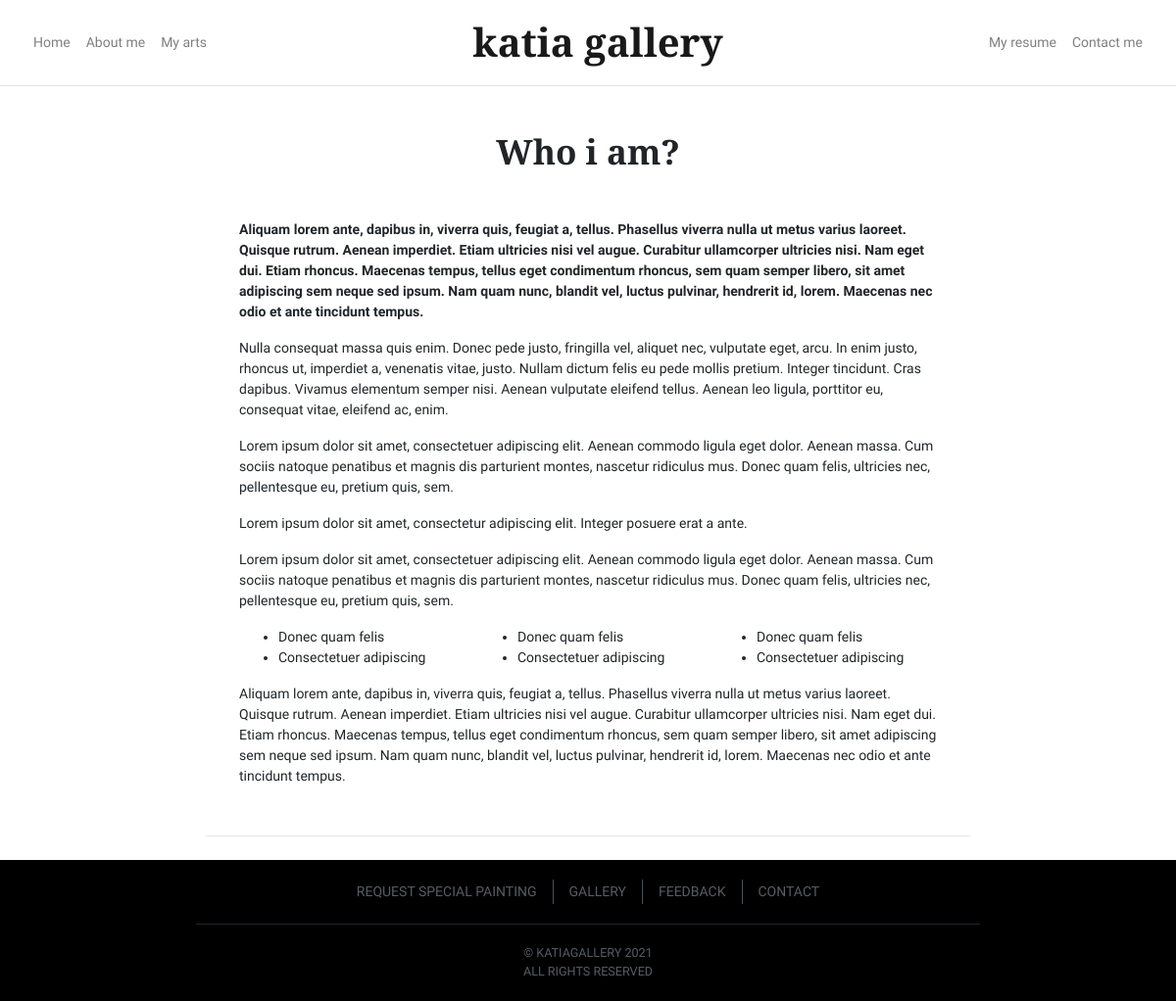
/about, run on the app's committed database.
### arts_app/models.py (models this page shows)
class About(models.Model):
    title = models.CharField(max_length=264, unique= True, help_text = "write the title of this page!")
    body = RichTextField(help_text = "Write an interesting text about you here")

### arts_app/views.py (the view)
# urls.py: path('about', views.about_page, name='about_page'),
def about_page(request):
    try:
        about = About.objects.get(pk=1)
    except About.DoesNotExist:
        raise Http404("This page doesn't exist")
    return render(request, 'arts_app/about.html',{'about': about})

### templates/arts_app/about.html (shortened to what this page needs)
<!DOCTYPE html>
{% extends "arts_app/base.html" %}
{% load mathfilters %}
{% load static %}
{% block body_block%}
<div class="row">
        <div class="col-md-8 mx-auto">
          <article class="card mb-4">
            <header class="card-header text-center">
	     <h1 class="card-title">{{about.title}}</h1>
            </header>
            <div class="card-body">
		{{about.body|safe}}
           </div>
          </article>
        </div>
      </div>
{% endblock %}

### data on the page
About: title "Who i am?", body "Aliquam lorem ante, dapibus in, viverra quis, feugiat a, tellus. Phasellus viverra nulla ut metus varius laoreet. Quisque rutrum. Aenean imperdiet. Etiam ultricies nisi vel augue. Curabitur ullamcorper ultricies nisi. Nam eget dui. Etiam rhoncus. Maecenas tempus, tellus eget condimentum rhoncus, sem quam semper libero, sit amet adipiscing sem neque sed ipsum. Nam quam nunc, blandit vel, luctus pulvinar, hendrerit id, lorem. Maecenas nec odio et ante tincidunt tempus. Nulla consequat massa quis enim. Donec pede justo, fringilla vel, aliquet nec, vulputate eget, arcu. In enim justo, rhoncus ut, imperdiet a, venenatis vitae, justo. Nullam dictum felis eu pede mollis pretium. Integer tincidunt.…"
